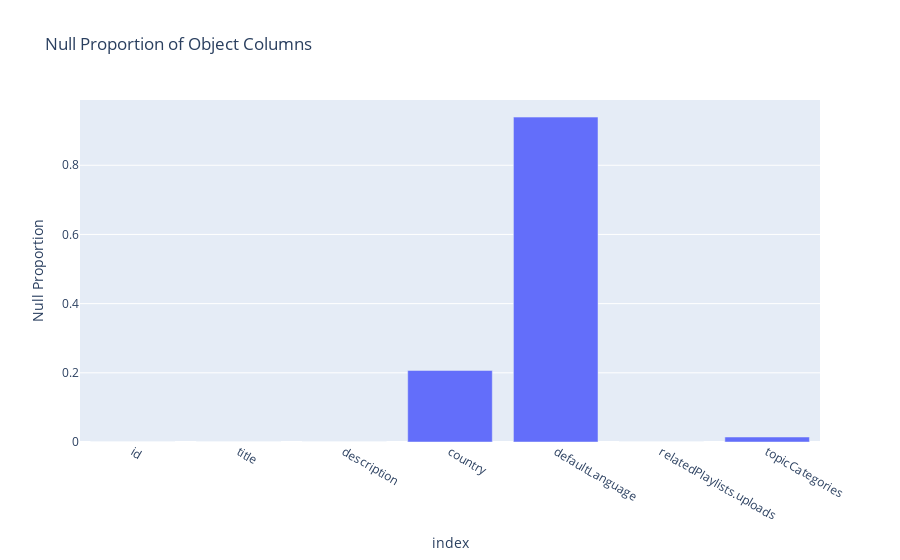

Here is the notebook cell this chart was saved with:
### Code cell
#Null proportion pff objects columns
object_columns = df.select_dtypes(include=['object']).columns
null_proportions = df[object_columns].isnull().mean()

plotly_fig = px.bar(null_proportions, x=null_proportions.index, y=null_proportions.values,
                    labels={'x': 'Column', 'y': 'Null Proportion'},
                    title='Null Proportion of Object Columns')
plotly_fig.show()

### Figure 1 — Plotly figure (JSON) as saved in the notebook; plotly's stock layout.template omitted (floating-point values rounded to 4 significant figures)
{"data": [{"alignmentgroup": "True", "hovertemplate": "index=%{x}<br>Null Proportion=%{y}<extra></extra>", "legendgroup": "", "marker": {"color": "#636efa", "pattern": {"shape": ""}}, "name": "", "offsetgroup": "", "orientation": "v", "showlegend": false, "textposition": "auto", "type": "bar", "x": ["id", "title", "description", "country", "defaultLanguage", "relatedPlaylists.uploads", "topicCategories"], "xaxis": "x", "y": [0, 0, 0, 0.2069, 0.9392, 0, 0.01442], "yaxis": "y"}], "layout": {"barmode": "relative", "legend": {"tracegroupgap": 0}, "title": {"text": "Null Proportion of Object Columns"}, "xaxis": {"anchor": "y", "domain": [0, 1], "title": {"text": "index"}}, "yaxis": {"anchor": "x", "domain": [0, 1], "title": {"text": "Null Proportion"}}}}
